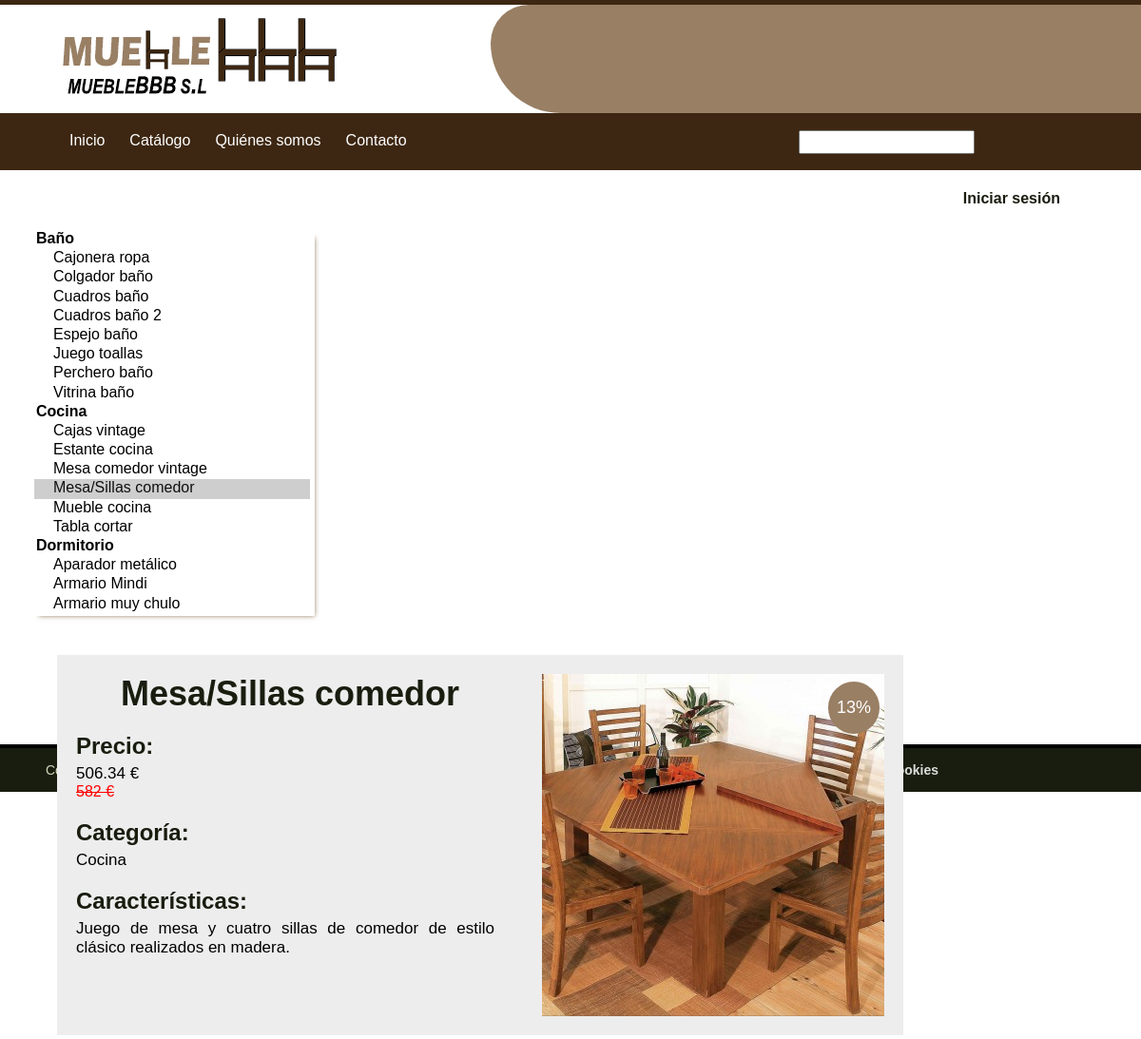
/paginas/catalogo.php?id_producto=24, run on the app's committed database.
### tables this page shows
CREATE TABLE IF NOT EXISTS productos (
	id_producto INT,               
    id_categoria INT,
	nombre VARCHAR(20),            
    imagen VARCHAR(100),           
	precio INT,	       
    descuento INT,       
    nuevo BOOL,                    
	caracteristicas VARCHAR(200),  
	CONSTRAINT pk_productos PRIMARY KEY(id_producto),
	CONSTRAINT fk_categorias_en_productos FOREIGN KEY (id_categoria) REFERENCES categorias(id_categoria)
);

### librerias/MySQLDataBase.php (called while the page is built, shortened)
<?php
	class MySQLDataBase {
		private $conexion_mysql;
		public function MySQLDataBase($nombreBBDD="", $host="localhost:3306", $user="root", $password="") {
			$dsn= "mysql:host=$host;dbname=$nombreBBDD";
			try {
				if ($password!="")
					$this->conexion_mysql=new PDO("$dsn", "$user", "$password");
				else
					$this->conexion_mysql=new PDO("$dsn", "$user");
				$this->conexion_mysql->setAttribute(PDO::ATTR_ERRMODE, PDO::ERRMODE_EXCEPTION);
			} catch (PDOException $e) {
				echo $e->getMessage();
			}
		}
		public function ConsultarQ($sentenciaSQL="", $asociativo=false){
			try {
				$datos = $this->conexion_mysql->query("$sentenciaSQL");
				if ($asociativo)
					return $datos->fetchAll(PDO::FETCH_ASSOC);
				else
					return $datos->fetchAll(PDO::FETCH_NUM);
			} catch (PDOException $e) {
				echo $e->getMessage();
			}
		}
		public function Consultar($tabla="", $prop="*", $cond="" , $asociativo=false){
			$sentenciaSQL="SELECT $prop FROM $tabla $cond";
			return $this->ConsultarQ($sentenciaSQL, $asociativo);
		}
	}
?>

### librerias/BBDDMuebleBBB.php (called while the page is built, shortened)
<?php
	require_once 'Producto.php';
	require_once 'CatalogoProductos.php';
	require_once 'MySQLDataBase.php';
	class BBDDMuebleBBB {
		private $catalogo;
		private $BBDD;
		public function BBDDMuebleBBB($BBDD) {
			$this->catalogo = new CatalogoProductos();
			$this->BBDD = $BBDD;
		}
		public function cargarCatalogo() {
			$productos= $this->BBDD->Consultar("productos", "*", "JOIN categorias ON categorias.id_categoria = productos.id_categoria ORDER BY categorias.categoria, productos.nombre", true);
			foreach ($productos as $producto) {
				$codigo=$producto["id_producto"];
				$categoria=$producto["categoria"];
				$id_categoria=$producto["id_categoria"];
				$nombre=$producto["nombre"];
				$imagen=$producto["imagen"];
				$precio=$producto["precio"];
				$descuento=$producto["descuento"];
				$nuevo=$producto["nuevo"];
				$caracteristicas=$producto["caracteristicas"];
				$this->catalogo->Nuevo(new Producto($codigo, $nombre, $id_categoria, $categoria, $precio, $descuento, $nuevo, $caracteristicas, $imagen));
			}
		}
		public function getCatalogo() {
			return $this->catalogo;
		}
	}
?>

### librerias/CatalogoProductos.php (called while the page is built, shortened)
<?php
class CatalogoProductos {
	private $catalogo;
	private $novedad;
	private $oferta;
	private $normal;
	public function CatalogoProductos() {
		$this->catalogo=array();
		$this->normal=array();
		$this->novedad=array();
		$this->oferta=array();
	}
	public function getProductos() {
		return $this->catalogo;
	}
	private function EsProducto($producto) {
		if (property_exists($producto, "codigo") ||
				property_exists($producto, "nombre") ||
				property_exists($producto, "categoria") ||
				property_exists($producto, "precio") ||
				property_exists($producto, "descuento") ||
				property_exists($producto, "nuevo") ||
				property_exists($producto, "caracteristicas") ||
				property_exists($producto, "imagen")) {
			return true;
		}
		else
			return false;
	}
	public function ExisteCod($CodProducto) {
		$existe=false;
		return $existe;
	}
	public function Existe($producto) {
		if ($this->EsProducto($producto)) {
			$id_producto = $producto->__get("codigo");
			return $this->ExisteCod($id_producto);
		}
		else
			return false;
	}
	public function Nuevo($producto) {
		if ($this->EsProducto($producto) && !$this->Existe($producto)) {
			if ($producto->__get("descuento")!="0") {
				array_push($this->oferta, $producto);
			}
			else if ($producto->__get("nuevo")) {
				array_push($this->novedad, $producto);
			}
			else {
				array_push($this->normal, $producto);
			}
			if (!isset($this->catalogo[$producto->__get("categoria")])) {
				$this->catalogo = $this->catalogo + [ $producto->__get("categoria") => [$producto->__get("codigo")=>$producto] ];
			}
			else {
				$this->catalogo[$producto->__get("categoria")] = $this->catalogo[$producto->__get("categoria")] + [$producto->__get("codigo")=>$producto];
			}
			return true;
		}
		else
			return false;
	}
}

### librerias/Producto.php (called while the page is built, shortened)
<?php
class Producto {
	public function __get($propiedad) {
		if (property_exists($this, $propiedad)) {
			return $this->$propiedad;
		}
	}
}
?>

### paginas/catalogo.php (the view, shortened to what this page needs)
<?php
	require_once '../librerias/Html.php';
	require_once '../librerias/MySQLDataBase.php';
	require_once '../librerias/BBDDMuebleBBB.php';
	require_once '../html/cabecera.php';
	require_once '../html/encabezado.php';
	require_once '../html/nav.php';
	require_once '../html/pie.php';
	require_once '../html/sesion_carrito.php';
	$BBDD = new MySQLDataBase("mueblebbb");
	$MuebleBBB = new BBDDMuebleBBB($BBDD);
	$MuebleBBB->cargarCatalogo();
	$catalogo = $MuebleBBB->getCatalogo();
	$productos = $catalogo->getProductos();
	if (!empty($_GET)) {
		$codigo = $_GET["id_producto"];
	} else	$codigo ="";
	echo cabecera("MUEBLEBBB - Catálogo", "../css/estilos.css", "../js/libreria.js");
	echo encabezadoIndex();
	echo Html::div_("contenedor_catalogo");
		echo Html::select_("id_modificar_producto", "", "seleccionar_producto", "required='required' size='20'");
			foreach ($productos as $categoria=>$id_producto) {
				echo Html::optgroup_("$categoria");
				foreach ($id_producto as $producto) {
					if ($codigo==$producto->__get("codigo")) {
						echo Html::option("{$producto->__get("codigo")}", "{$producto->__get("nombre")}", true);
					}
					else
						echo Html::option("{$producto->__get("codigo")}", "{$producto->__get("nombre")}");
				}
				echo Html::_optgroup();
			}
		echo Html::_select();
		foreach ($productos as $categoria=>$id_producto) {
			foreach ($id_producto as $producto) {
				echo
				Html::div_("contendor_producto_detallado invisible", "id_{$producto->__get("codigo")}").
					Html::seccion(1, "{$producto->__get("nombre")}", "nombre_producto").
					Html::div_("imagen").
						Html::img("{$producto->__get("imagen")}", "alt");
						echo Html::div_("especial");
							if ($producto->__get("descuento")!="0") {
								echo Html::span("{$producto->__get("descuento")}%", "oferta");
							}
							else if ($producto->__get("nuevo")) {
								echo Html::img("../imagenes/nuevo.png", "etiqueta indicando novedad", "etiqueta_nuevo");
							}
						echo Html::_div().
					Html::_div().
					Html::div_("clear").Html::_div().
					Html::div_("detalles").
						Html::seccion(2, "Precio:");
						if ($producto->__get("descuento")!="0") {
							$precio_descuento = $producto->__get("precio") - ( $producto->__get("precio") /100 * $producto->__get("descuento") );
							echo Html::p("$precio_descuento €").Html::span("{$producto->__get("precio")} €", "precio_antes");
						}
						else {
							echo Html::p("{$producto->__get("precio")} €");
						}
						echo
						Html::seccion(2, "Categoría:").
						Html::p("{$producto->__get("categoria")}").
						Html::seccion(2, "Características:").
						Html::p("{$producto->__get("caracteristicas")}", "caracteristicas").
					Html::_div().
				Html::_div();
			}
		}
	echo Html::_div();
	echo pie();
?>

### librerias/Html.php (shortened to what this page needs)
<?php
	class Html {
		private static function atributosComunes($class="", $id="",$otros_atributos="") {
			$atributos = "";
			if ($class!="")	$atributos.="class='{$class}' ";
			if ($id!="") $atributos.="id='{$id}' ";
			if ($otros_atributos!="") $atributos.=$otros_atributos;
			return $atributos;
		}
		public static function p($contenido="", $class="", $id="",$otros_atributos="") {
			$atributos = Html::atributosComunes($class, $id, $otros_atributos);
			if ($atributos!="")
				return "<p {$atributos}>{$contenido}</p>"."\n";
			else
				return "<p>{$contenido}</p>"."\n";
		}
		public static function seccion($seccion=1, $contenido="", $class="", $id="",$otros_atributos="") {
			$atributos = Html::atributosComunes($class, $id, $otros_atributos);
			switch ($seccion) {
				case 1:
					if ($atributos!="")
						return "<h1 {$atributos}>{$contenido}</h1>"."\n";
					else
						return "<h1>{$contenido}</h1>"."\n";
					break;
				case 2:
					if ($atributos!="")
						return "<h2 {$atributos}>{$contenido}</h2>"."\n";
					else
						return "<h2>{$contenido}</h2>"."\n";
					break;
			}
		}
		public static function span($contenido="", $class="", $id="",$otros_atributos="") {
			$atributos = Html::atributosComunes($class, $id, $otros_atributos);
			if ($atributos!="")
				return "<span {$atributos}>{$contenido}</span>";
			else
				return "<span>{$contenido}</span>";
		}
		public static function div_($class="", $id="",$otros_atributos="") {
			$atributos = Html::atributosComunes($class, $id, $otros_atributos);
			if ($atributos!="")
				return "<div $atributos>"."\n";
			else
				return "<div>"."\n";
		}
		public static function _div() {
			return "</div>"."\n";
		}
		public static function img($src="#", $alt="", $class="", $id="",$otros_atributos="") {
			$atributos = Html::atributosComunes($class, $id, $otros_atributos);
			if ($src!="") $atributos.="src ='$src' ";
			if ($alt!="") $atributos.="alt ='$alt' ";
			if ($atributos!="")
				return "<img $atributos/>"."\n";
			else
				return "<img/>"."\n";
		}
		public static function select_($name="", $class="", $id="", $otros_atributos="") {
			$atributos = Html::atributosComunes($class, $id, $otros_atributos);
			if ($name!="") $atributos.= "name='$name' ";
			return "<select $atributos>"."\n";
		}
		public static function _select() {
			return "</select>"."\n";
		}
		public static function optgroup_($label="", $class="", $id="", $otros_atributos=""){
			$atributos = Html::atributosComunes($class, $id, $otros_atributos);
			if ($label!="") $atributos.= "label='$label' ";
			return "<optgroup $atributos>"."\n";
		}
		public static function _optgroup() {
			return "</optgroup>"."\n";
		}
		public static function option($valor="", $texto="", $selected=false, $class="", $id="", $otros_atributos=""){
			$atributos = Html::atributosComunes($class, $id, $otros_atributos);
			if ($selected)
				return "<option selected value='$valor' $atributos>$texto</option>\n";
			else
				return "<option value='$valor' $atributos>$texto</option>\n";
		}
	}
?>

### css/estilos.css (style rules this page uses)
body { margin:0; background: #fff; font-family: sans-serif; min-width: 300px; }
select, textarea { outline: none; padding: 2px 5px; }
.visible_inline { display: inline-block; }
.novedad, .oferta { position: absolute; top: 5px; right: 5px; color: white; text-align: center; }
.oferta { width: 32px; background: #997F64; padding: 12px 6px; border-radius: 30px; font-size: 18px; }
.nombre_producto { font-size: 18px; text-align: center; margin: 0; }
.detalles p { width: 90px; font-size: 15px; display: inline-block; width: 86px; text-align: center; vertical-align: middle; margin: 5px 0 0 0; }
.precio_antes { color: red; font-size: 12px; }
.contenedor_catalogo { margin: 0px 30px; height: 444px; }
#seleccionar_producto { margin: 1px; width: 300px; font-size: 16px; border: none; cursor: pointer; float: left; -webkit-box-shadow: 5px 5px 5px -5px rgba(153,127,100,1); -moz-box-shadow: 5px 5px 5px -5px rgba(153,127,100,1); box-shadow: 5px 5px 5px -5px rgba(153,127,100,1); }
.contendor_producto_detallado { padding: 20px; width: 850px; height: 360px; position: relative; margin: 40px 0 0 30px; background: #EDEDED; }
.contendor_producto_detallado .nombre_producto { font-size: 36px; float: left; width: 450px; text-align: center; color: #191D0F; }
.contendor_producto_detallado .detalles { float: left; width: 440px; }
.contendor_producto_detallado .detalles h2 { margin-bottom: 0; color: #191D0F; }
.contendor_producto_detallado .detalles p { font-size: 17px; width: 100%; display: block; text-align: justify; }
.contendor_producto_detallado .detalles .precio_antes { font-size: 16px; text-decoration: line-through; }
.contendor_producto_detallado .imagen { width: 360px; height: 360px; background: grey; position: absolute; top: 20px; right: 20px; }
.contendor_producto_detallado .imagen img { width: 360px; height: 360px; }
.contendor_producto_detallado .imagen .especial { position: relative; }
.contendor_producto_detallado .imagen .especial .oferta { padding: 17px 6px; width: 42px; top: -356px; cursor: default; }

### data on the page
productos: contenido "Mesa/Sillas comedor", contenido "13% 582 €", contenido "Precio: Categoría: Características:", contenido "506.34 € Cocina", contenido "Juego de mesa y cuatro sillas de comedor de estilo clásico realizados en madera."

### other printed values
form field id_modificar_producto "Cajonera ropa / Colgador baño / Cuadros baño / Cuadros baño 2 / Espejo baño / Juego toallas / Perchero baño / Vitrina baño / Cajas vintage / Estante cocina / Mesa comedor vintage / Mesa/Sillas comedor ☑ / Mueble cocina / Tabla cortar / Aparador metálico / Armario Mindi / Armario muy chulo"
